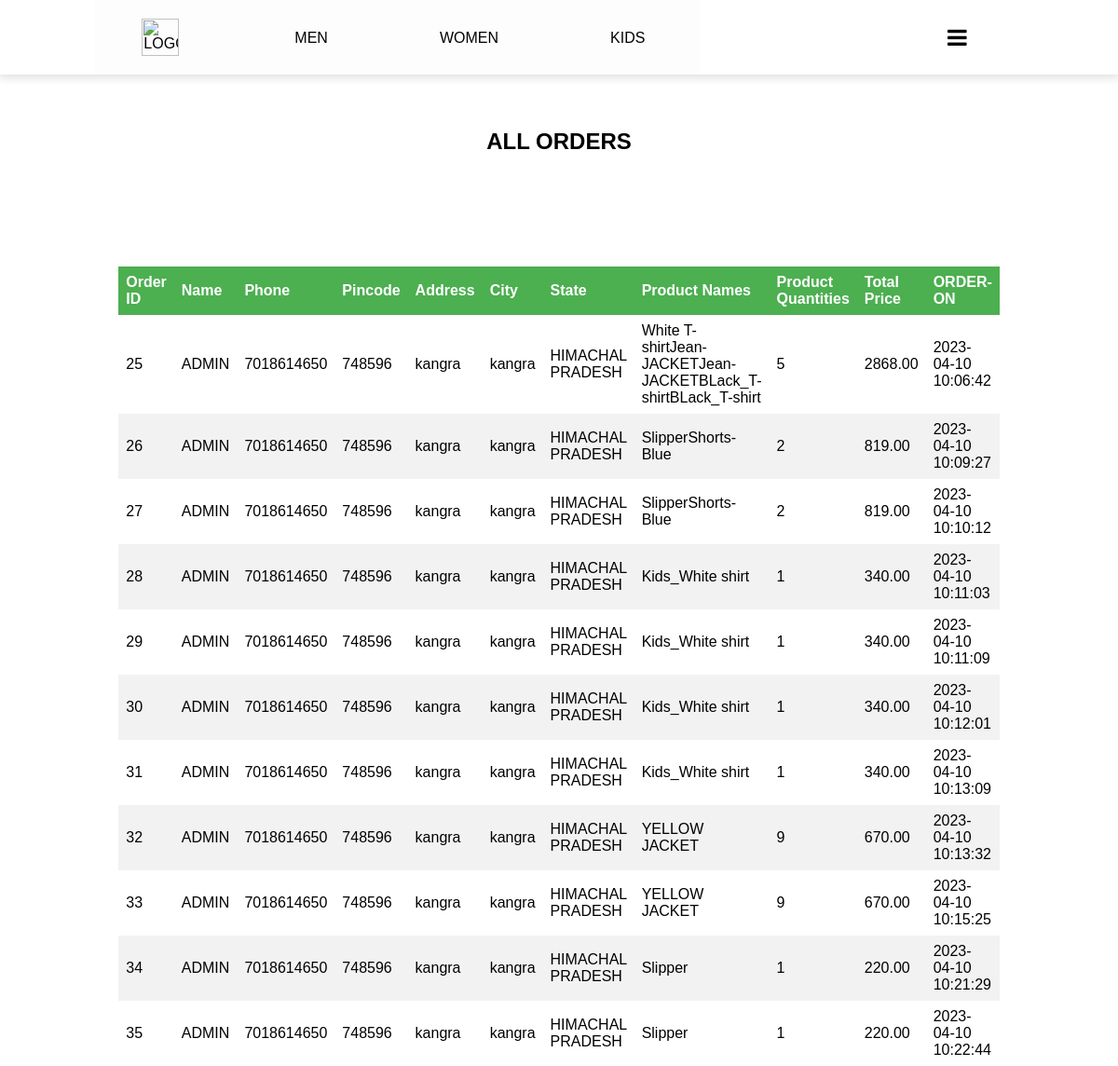
Screenshot of /my_orders.php (signed in) with the database file from the repository.
### tables this page shows
CREATE TABLE `orders` (
  `order_id` int NOT NULL,
  `u_id` int DEFAULT NULL,
  `name` varchar(255) NOT NULL,
  `phone` varchar(255) NOT NULL,
  `pincode` varchar(10) NOT NULL,
  `address` varchar(255) NOT NULL,
  `city` varchar(255) NOT NULL,
  `state` varchar(255) NOT NULL,
  `product_names` text NOT NULL,
  `product_quantities` text NOT NULL,
  `total_price` decimal(10,2) NOT NULL,
  `created_at` timestamp NULL DEFAULT CURRENT_TIMESTAMP
);

### my_orders.php (the view, shortened to what this page needs)
<?php
@include 'navigationbar.php';
?>
<!DOCTYPE html>
<html lang="en">
<head>
  <link rel="stylesheet" href="style/myntra.css">
  <link rel="stylesheet" href="style/admin_style.css">
  <link rel="stylesheet" href="https://cdnjs.cloudflare.com/ajax/libs/font-awesome/4.7.0/css/font-awesome.min.css">
</head>
<body>
  <table class="margin-top_table">
    <h2 class=' margin-top_table'> ALL ORDERS </h2>
    <thead>
      <tr>
        <th>Order ID</th>
        <th>Name</th>
        <th>Phone</th>
        <th>Pincode</th>
        <th>Address</th>
        <th>City</th>
        <th>State</th>
        <th>Product Names</th>
        <th>Product Quantities</th>
        <th>Total Price</th>
        <th>ORDER-ON</th>
      </tr>
    </thead>
    <tbody>
      <?php
      $sql = "SELECT * FROM orders WHERE u_id = '$u_id'";
      $result = mysqli_query($conn, $sql);
      if (mysqli_num_rows($result) > 0) {
        while ($row = mysqli_fetch_assoc($result)) {
          echo "<tr>";
          echo "<td>" . $row["order_id"] . "</td>";
          echo "<td>" . $row["name"] . "</td>";
          echo "<td>" . $row["phone"] . "</td>";
          echo "<td>" . $row["pincode"] . "</td>";
          echo "<td>" . $row["address"] . "</td>";
          echo "<td>" . $row["city"] . "</td>";
          echo "<td>" . $row["state"] . "</td>";
          echo "<td>" . $row["product_names"] . "</td>";
          echo "<td>" . $row["product_quantities"] . "</td>";
          echo "<td>" . $row["total_price"] . "</td>";
          echo "<td>" . $row["created_at"] . "</td>";
        }
      } else {
        echo "<tr><td colspan='13'>No orders found</td></tr>";
      }
      ?>
    </tbody>
  </table>
</body>
</html>

### style/myntra.css (style rules this page uses)
* { margin: 0%; box-sizing: border-box; font-family: Verdana, sans-serif; }
h2 { margin: 60px 30px; }

### style/admin_style.css (style rules this page uses)
* { margin:0; padding:0; }
table { border-collapse: collapse; width: 70%; margin: 0px auto; }
h2 { width: 60%; margin:60px auto; text-align: center; }
th, td { text-align: left; padding: 8px; }
tr:nth-child(even) { background-color: #f2f2f2; }
th { background-color: #4CAF50; color: white; }
.margin-top_table { margin-top:120px; }

### rows the page displays
orders: order_id "25", name "ADMIN", phone "7018614650", pincode "748596", address "kangra", city "kangra", state "HIMACHAL PRADESH", product_names "White T-shirtJean-JACKETJean-JACKETBLack_T-shirtBLack_T-shirt", product_quantities "5", total_price "2868.00", created_at "2023-04-10 10:06:42"
orders: order_id "26", name "ADMIN", phone "7018614650", pincode "748596", address "kangra", city "kangra", state "HIMACHAL PRADESH", product_names "SlipperShorts-Blue", product_quantities "2", total_price "819.00", created_at "2023-04-10 10:09:27"
orders: order_id "27", name "ADMIN", phone "7018614650", pincode "748596", address "kangra", city "kangra", state "HIMACHAL PRADESH", product_names "SlipperShorts-Blue", product_quantities "2", total_price "819.00", created_at "2023-04-10 10:10:12"
orders: order_id "28", name "ADMIN", phone "7018614650", pincode "748596", address "kangra", city "kangra", state "HIMACHAL PRADESH", product_names "Kids_White shirt", product_quantities "1", total_price "340.00", created_at "2023-04-10 10:11:03"
orders: order_id "29", name "ADMIN", phone "7018614650", pincode "748596", address "kangra", city "kangra", state "HIMACHAL PRADESH", product_names "Kids_White shirt", product_quantities "1", total_price "340.00", created_at "2023-04-10 10:11:09"
orders: order_id "30", name "ADMIN", phone "7018614650", pincode "748596", address "kangra", city "kangra", state "HIMACHAL PRADESH", product_names "Kids_White shirt", product_quantities "1", total_price "340.00", created_at "2023-04-10 10:12:01"
orders: order_id "31", name "ADMIN", phone "7018614650", pincode "748596", address "kangra", city "kangra", state "HIMACHAL PRADESH", product_names "Kids_White shirt", product_quantities "1", total_price "340.00", created_at "2023-04-10 10:13:09"
orders: order_id "32", name "ADMIN", phone "7018614650", pincode "748596", address "kangra", city "kangra", state "HIMACHAL PRADESH", product_names "YELLOW JACKET", product_quantities "9", total_price "670.00", created_at "2023-04-10 10:13:32"
orders: order_id "33", name "ADMIN", phone "7018614650", pincode "748596", address "kangra", city "kangra", state "HIMACHAL PRADESH", product_names "YELLOW JACKET", product_quantities "9", total_price "670.00", created_at "2023-04-10 10:15:25"
orders: order_id "34", name "ADMIN", phone "7018614650", pincode "748596", address "kangra", city "kangra", state "HIMACHAL PRADESH", product_names "Slipper", product_quantities "1", total_price "220.00", created_at "2023-04-10 10:21:29"
orders: order_id "35", name "ADMIN", phone "7018614650", pincode "748596", address "kangra", city "kangra", state "HIMACHAL PRADESH", product_names "Slipper", product_quantities "1", total_price "220.00", created_at "2023-04-10 10:22:44"
